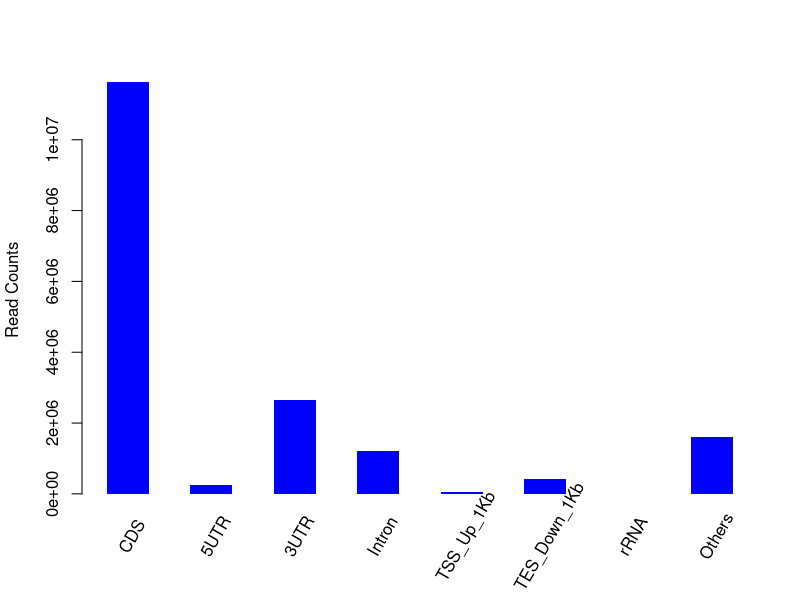

Here is the R script that generated this plot:
png("/rds/user/is460/hpc-work/muscle-rnaseq/ezbamqc/output/figs/srpk3_wt_ttnb_het_8.read_distr.png",width=500,height=500,units="px")
M=c(11630476,256187,2661637,1221219,59205,413135,1512,1618446)
Mname=c("CDS","5UTR","3UTR","Intron","TSS_Up_1Kb","TES_Down_1Kb","rRNA","Others")
val = barplot(M,xlab="",space=1,ylab="Read Counts",col="blue",border="NA")
text(x=seq(val[1],val[8],by=2),y=rep(0,8),srt=60,adj=0,offset=2,pos=1,xpd=T,labels=Mname)
dev.state = dev.off()
